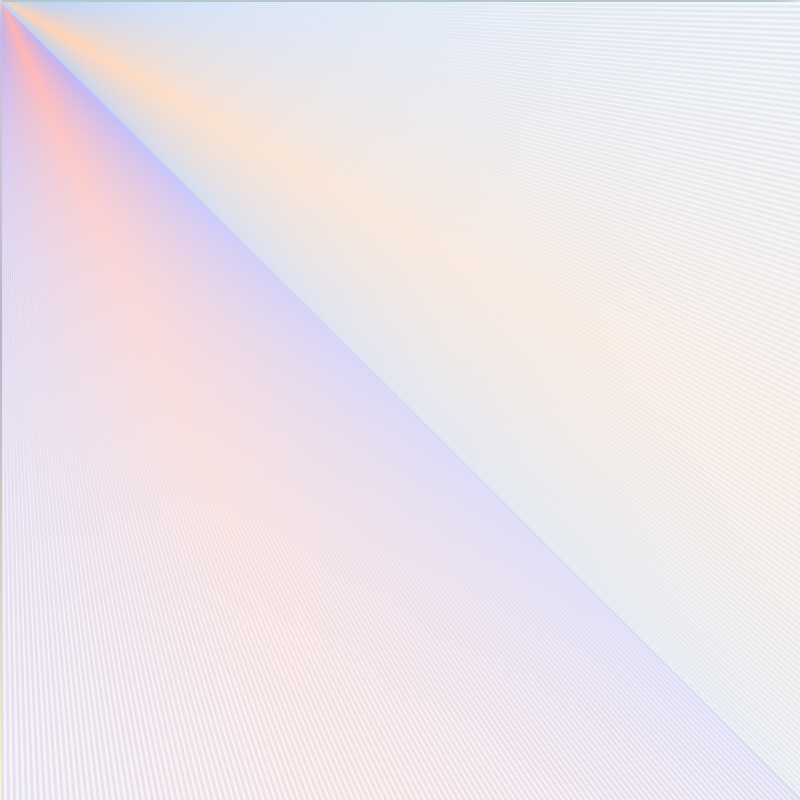
Frame 1 (no input)
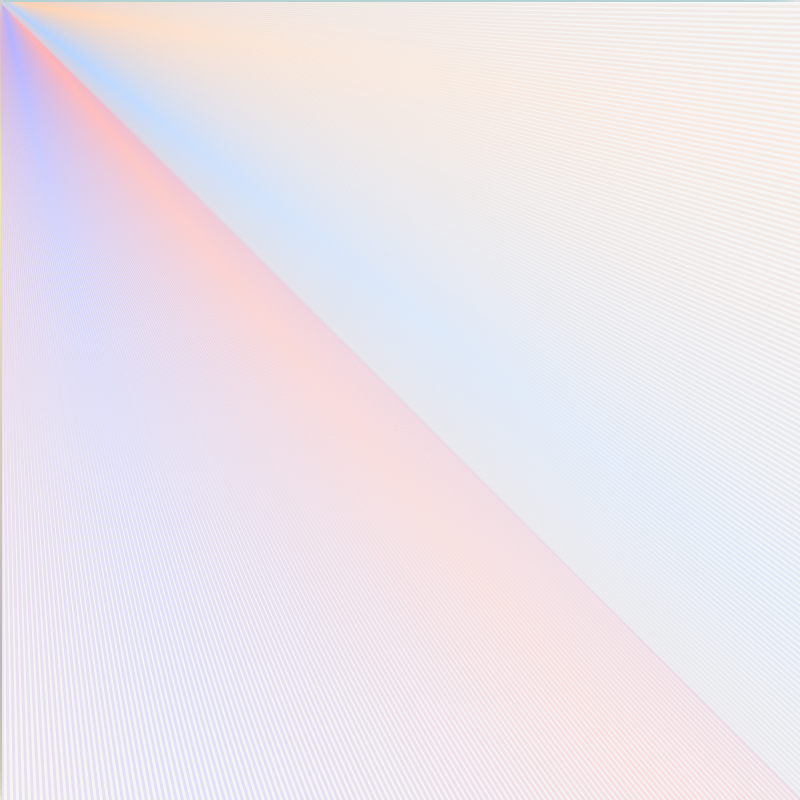
Frame 60 (the mouse pressed at the canvas centre just before this capture)
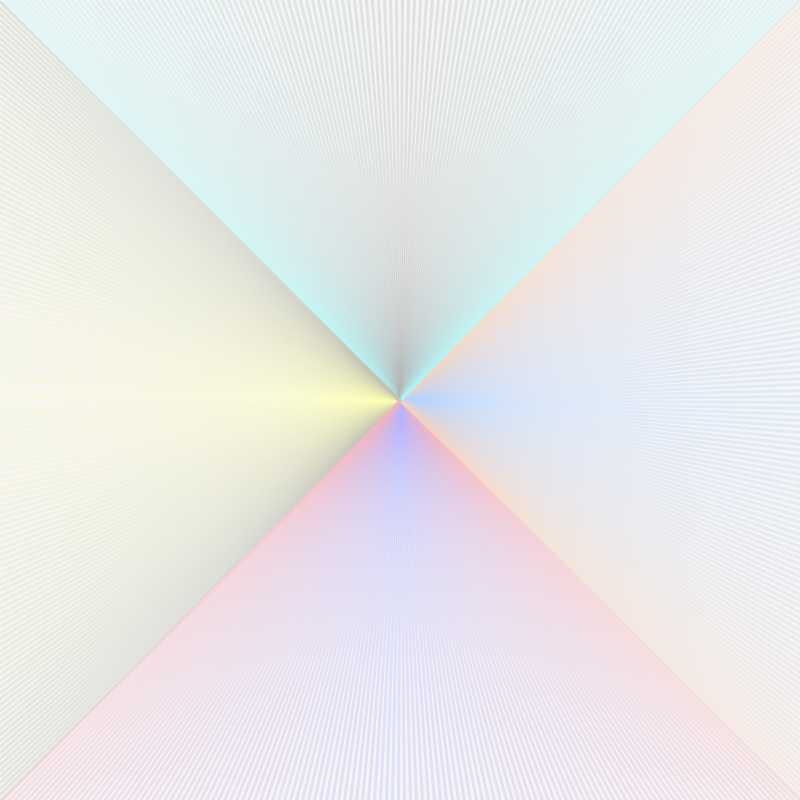
Frame 120 (the mouse held since frame 60 and released just before this capture)

The Processing sketch that drew these frames (run headless with seeded random() and noise(); from frame 60 on, the mouse is pressed at the canvas centre):

// Processing sketch: processing_125398
// ── processing_125398.pde

int a = 180;
  int t = 80;
  int s = a;
  int d = 255;
  float mx = 0;
  float my = 0;
  int movex = 22;
  int movey = 10;
  int py;
  int c = 1;
  int b = 1;
void setup()
{
  size(800, 800);
  //background(245);
  frameRate(20);
  //smooth();
}
void draw()
{

  my = mouseY ;
  mx = mouseX;
  strokeWeight(3);
  background(245);
  
  for (int x = 0; x < width; x += 6){
    s +=b;
    if(s>255 || s<a){
      b = -b;
    } 
    d -=c;
    if(d>255 || d<a){
      c = -c;
    } 
    //top
    stroke(a,s,s,t);
    line(mx,my,x, 0);
    //right
    stroke(s,a+30,d,t);
    line(mx,my,width, x);
    //bottom
    stroke(s,a,d,t);
    
    line(mx,my,width-x, height);
    //left
    stroke(d,d,a,t);
    line(mx,my,0, height-x);
  }
  
}
